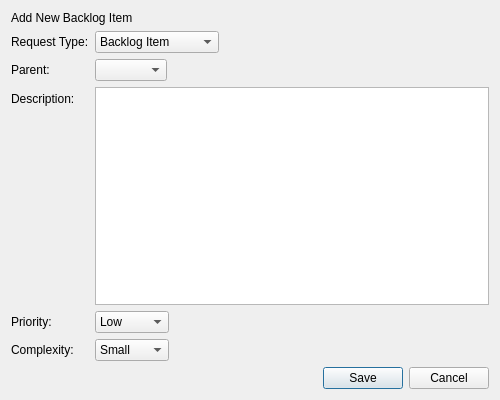
<?xml version="1.0" encoding="UTF-8"?>
<ui version="4.0">
 <class>RaiseRequestDialog</class>
 <widget class="QDialog" name="RaiseRequestDialog">
  <property name="geometry">
   <rect>
    <x>0</x>
    <y>0</y>
    <width>500</width>
    <height>400</height>
   </rect>
  </property>
  <property name="windowTitle">
   <string>Add New Backlog Item</string>
  </property>
  <property name="modal">
   <bool>true</bool>
  </property>
  <layout class="QVBoxLayout" name="verticalLayout">
   <item>
    <widget class="QLabel" name="headerLabel">
     <property name="text">
      <string>Add New Backlog Item</string>
     </property>
    </widget>
   </item>
   <item>
    <layout class="QFormLayout" name="formLayout">
     <property name="fieldGrowthPolicy">
      <enum>QFormLayout::ExpandingFieldsGrow</enum>
     </property>
     <item row="0" column="0">
      <widget class="QLabel" name="typeLabel">
       <property name="text">
        <string>Request Type:</string>
       </property>
      </widget>
     </item>
     <item row="0" column="1">
      <widget class="QComboBox" name="typeComboBox">
       <item>
        <property name="text">
         <string>Backlog Item</string>
        </property>
       </item>
       <item>
        <property name="text">
         <string>Change Request</string>
        </property>
       </item>
       <item>
        <property name="text">
         <string>Bug Report</string>
        </property>
       </item>
       <item>
        <property name="text">
         <string>Feature</string>
        </property>
       </item>
       <item>
        <property name="text">
         <string>Epic</string>
        </property>
       </item>
      </widget>
     </item>
     <item row="1" column="0">
      <widget class="QLabel" name="parentLabel">
       <property name="text">
        <string>Parent:</string>
       </property>
      </widget>
     </item>
     <item row="1" column="1">
      <widget class="QComboBox" name="parentComboBox"/>
     </item>
     <item row="2" column="0">
      <widget class="QLabel" name="descriptionLabel">
       <property name="text">
        <string>Description:</string>
       </property>
      </widget>
     </item>
     <item row="2" column="1">
      <widget class="QTextEdit" name="descriptionTextEdit"/>
     </item>
     <item row="3" column="0">
      <widget class="QLabel" name="priorityLabel">
       <property name="text">
        <string>Priority:</string>
       </property>
      </widget>
     </item>
     <item row="3" column="1">
      <widget class="QComboBox" name="priorityComboBox">
       <item>
        <property name="text">
         <string>Low</string>
        </property>
       </item>
       <item>
        <property name="text">
         <string>Medium</string>
        </property>
       </item>
       <item>
        <property name="text">
         <string>High</string>
        </property>
       </item>
      </widget>
     </item>
     <item row="4" column="0">
      <widget class="QLabel" name="complexityLabel">
       <property name="text">
        <string>Complexity:</string>
       </property>
      </widget>
     </item>
     <item row="4" column="1">
      <widget class="QComboBox" name="complexityComboBox">
       <item>
        <property name="text">
         <string>Small</string>
        </property>
       </item>
       <item>
        <property name="text">
         <string>Medium</string>
        </property>
       </item>
       <item>
        <property name="text">
         <string>Large</string>
        </property>
       </item>
      </widget>
     </item>
    </layout>
   </item>
   <item>
    <widget class="QDialogButtonBox" name="buttonBox">
     <property name="standardButtons">
      <set>QDialogButtonBox::Cancel|QDialogButtonBox::Save</set>
     </property>
    </widget>
   </item>
  </layout>
 </widget>
 <resources/>
 <connections/>
</ui>
